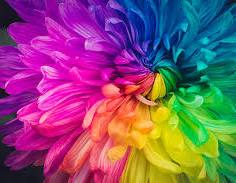
#> input picture RI/RI/TP4/LSI/Vision/TP4/image2.png, 236 x 183 px, found by its file name
$ python tp3.py
#> lines starting #> are read from the running program, lines starting #| are printed output that depends on the picture
import cv2
import numpy as np

voisinage = 3  #dimension masque ?
def filtreMoyenNVG(img):
    h, w = img.shape
    imgMoy = np.zeros(img.shape, np.uint8)  #nouvelle image

    for y in range(h):
        for x in range(w):

            # tjr diviser par 2 car our pixel is in the middle so we move by middle
            # print(voisinage/2)
            if x < voisinage/2 or x > w - voisinage/2 or y < voisinage/2 \
               or y > h - voisinage/2:
                imgMoy[y, x] = img[y, x] #keep borders
            else:
                imgV = img[int(y - voisinage/2):int(y + voisinage/2) ,
                           int(x - voisinage/2):int(x + voisinage/2) ]

                # [6 lines of commented-out code are left out]
                imgMoy[y, x] = np.mean(imgV)   # AUTOMATIC CONVERSIONNNNNN
    return imgMoy
def filtreMedianNVG(img):
    h, w = img.shape
    imgMed = np.zeros(img.shape, np.uint8)
    for y in range(h):
        for x in range(w):
            if x < voisinage/2 or x > w - voisinage/2 or y < voisinage/2 \
               or y > h - voisinage/2:
                imgMed[y, x] = img[y, x]
            else:
                imgV = img[int(y - voisinage/2):int(y + voisinage/2) + 1,
                           int(x - voisinage/2):int(x + voisinage/2) + 1]
                # [6 lines of commented-out code are left out]
                imgMed[y, x] = np.median(imgV)
    return imgMed


img = cv2.imread('C:/Users/Imane/OneDrive/Bureau/vision/TP/TP3/image2.png', cv2.IMREAD_GRAYSCALE)
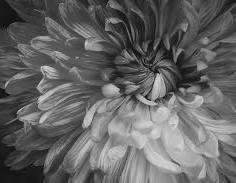
#> img: shape (183, 236); min 2, max 221, mean 99.9
cv2.imshow('image source', img)
imgMoy = filtreMoyenNVG(img)
#> after the loop in filtreMoyenNVG, `for y in range(h):`:
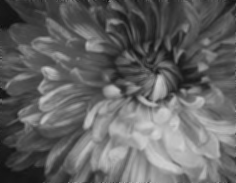
#> imgMoy: shape (183, 236); min 10, max 211, mean 99.2
imgMed = filtreMedianNVG(img)
cv2.imshow('image source', img)
cv2.imshow('image moy', imgMoy)
cv2.imshow('image med', imgMed)
cv2.waitKey(0)
cv2.destroyAllWindows()
